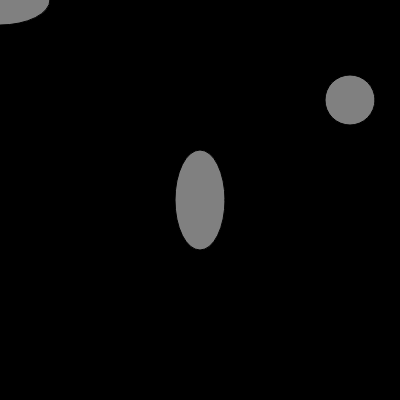
Frame 1 (no input)
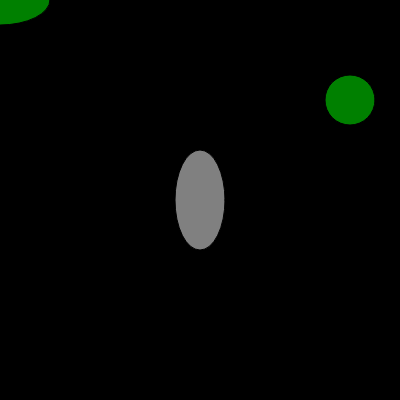
Frame 60 (no input)
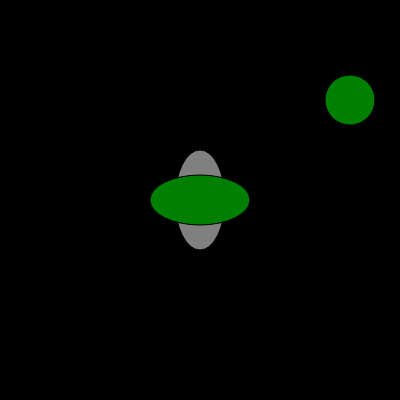
Frame 120 (the mouse pressed at the canvas centre since frame 60)

The p5.js sketch that drew these frames (run headless with seeded random() and noise() and a simulated clock; from frame 60 on, the mouse is pressed at the canvas centre):

// p5.js sketch
// ── sketch.js
var fixedOval, movingOval, fixedcircle;



function setup() {
  createCanvas(400,400);

  fixedOval = new Sprite(200,200,50,100);
  movingOval = new Sprite(100,200,100,50);
  fixedcircle = new Sprite(350,100,50,50);
 


  
  
}

function draw() {
  background(0);  

  

  movingOval.xPosition = mouseX;
  movingOval.yPosition = mouseY;

  fixedOval.display();
  movingOval.display();
  fixedcircle.display();

  if(movingOval.isTouching(fixedcircle)){
    movingOval.shapeColor = "red";
    fixedcircle.shapeColor = "red";
  }
  else{
    movingOval.shapeColor = "green";
    fixedcircle.shapeColor = "green";

  }


}
// ── sprite.js
class Sprite {
    constructor(x,y,w,h){
        this.xPosition = x;
        this.yPosition = y;
        this.width = w;
        this.height = h;

        this.shapeColor = "grey";

        this.velocityX = 0;
        this.velocityY = 0;
    }

    display(){

        this.xPosition = this.xPosition + this.velocityX;
        this.yPosition = this.yPosition + this.velocityY;
        fill(this.shapeColor);

        ellipse(this.xPosition, this.yPosition, this.width, this.height);
    }

    isTouching(target){

        if(target.xPosition-this.xPosition <= (this.width+target.width)/2 &&
        this.xPosition-target.xPosition <= (this.width+target.width)/2 && 
        target.yPosition-this.yPosition <= (this.height+target.height)/2 && 
        this.yPosition-target.yPosition <= (this.height+target.height)/2){
            return true;
        }
        else{
            return false;
        }
    }


}
